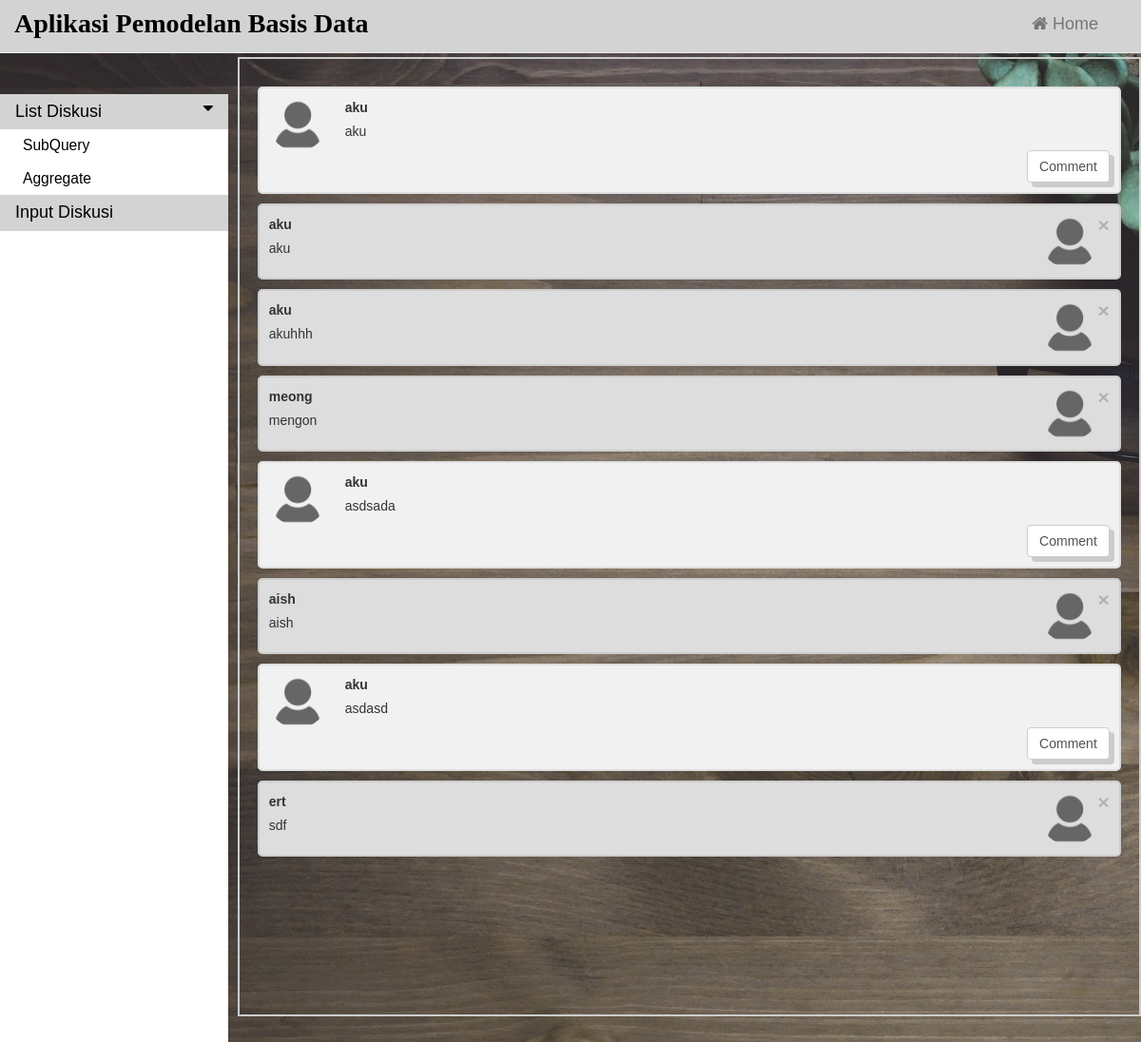
The app's page /pagediskusi.php?kategori=subquery with its own data.
### tables this page shows
CREATE TABLE `subquery` (
  `id` int(11) NOT NULL,
  `nama` varchar(30) DEFAULT NULL,
  `pertanyaan` varchar(200) DEFAULT NULL
);

CREATE TABLE `comentsubquery` (
  `id_coment` int(11) NOT NULL,
  `id` int(11) DEFAULT NULL,
  `coment` text,
  `nama` varchar(20) DEFAULT NULL
);

### pagediskusi.php (the view, shortened to what this page needs)
<?php
    include('conn.php');
    if( (isset($_POST['kategori'])) && (isset($_POST['nama'])) && (isset($_POST['pertanyaan'])) ){
        $cond=0;
        $kategori=addslashes($_POST['kategori']);
        $nama=addslashes($_POST['nama']);
        $pertanyaan=addslashes($_POST['pertanyaan']);
        $check=mysqli_query($conn,"select id from $kategori where nama = '$nama' and pertanyaan = '$pertanyaan'");
        foreach ($check as $key) {
            $cond=$key['id'];
        }
        if($cond) {
        }else{
            mysqli_query($conn,"insert into $kategori(nama, pertanyaan) values ('$nama','$pertanyaan')");
        }
        $data=mysqli_query($conn,"select id,nama,pertanyaan from $kategori");
    }else{
        $kategori=addslashes($_GET['kategori']);
        $data=mysqli_query($conn,"select id,nama,pertanyaan from $kategori");
    }
 ?>
<!DOCTYPE html>
<html lang="en">
<head>
    <link rel="stylesheet" type="text/css" href="css/main.css">
    <link rel="stylesheet" type="text/css" href="css/bootstrap.css">
    <link rel="stylesheet" type="text/css" href="css/font-awesome.css">
    <link rel="stylesheet" type="text/css" href="css/jquery-ui1.css">
    <link rel="stylesheet" href="https://cdnjs.cloudflare.com/ajax/libs/font-awesome/4.7.0/css/font-awesome.min.css">
    <link rel="stylesheet" type="text/css" href="w3.css">
    <link rel="stylesheet" href="https://maxcdn.bootstrapcdn.com/bootstrap/3.3.7/css/bootstrap.min.css">
</head>
<body>
        <nav class="navbar navbar-default clear-mbottom navbar-transparent navbar-fixed-top atas" style="background-color: lightgrey;">
            <div class="container-fluid">
                <div class="navbar-header">
                    <a class="navbar-brand froz-font" style="font-size: 2em; color: black;font-family: Bradley Hand ITC; font-weight: bold;" href="index.php" title="Home">Aplikasi Pemodelan Basis Data</a>
                </div>
                <div class="navbar-collapse collapse" id="x">
                    <ul class="nav navbar-nav navbar-right">
                        <li><a class="froz-font borbot" href="index.php" style="font-size: 18px; margin-right: 30px;"><i class="fa fa-home"></i> Home</a></li>
                    </ul>
                </div>
            </div>
        </nav>
        <div class="sidenav" style="top: 8.8%;position: absolute;">
                <button class="dropdown-btn" style="background-color: lightgray; font-size: 1.5vw;">List Diskusi
                    <i class="fa fa-caret-down"></i>
                </button>
                <div class="dropdown-container" style="display: block;">
                    <a href="pagediskusi.php?kategori=subquery" style="font-size: 1.3vw;">SubQuery</a>
                    <a href="pagediskusi1.php?kategori=aggregate" style="font-size: 1.3vw;">Aggregate</a>
                </div>
                <a class="dropdown-btn" style="background-color: lightgray; font-size: 1.5vw;margin-top: 0.5px" href="pageinputdiskusi.php">Input Diskusi
                </a>
        </div>
            <div class="main">
                <div style="width: 99%; height: 90%; border: 2px solid #ccc;margin-left: 1%; overflow: auto; padding: 2%;">
                <?php
                    $ids=array();
                    $idkoment=array();
                    foreach ($data as $key):
                      $id=$key['id'];
                      array_push($ids, $id);
                 ?>
                    <div id="<?php echo $id; ?>" class="container">
                      <img class="w3-circle" src="css/avatar.jpg">
                      <label>
                          <?php
                            echo $key['nama'];
                           ?>
                      </label>
                      <p style="max-width: 100%;"><?php
                           echo $key['pertanyaan'];
                       ?></p>
                      <button class="btn btn-default right" style="box-shadow: 5px 5px #ccc;" data-toggle="modal" data-target="#modal<?php echo $id;?>">Comment</button>
                    </div>
                    <?php
                        $koment=mysqli_query($conn,"select id_coment, nama, coment from coment$kategori where id='$id'");
                        foreach ($koment as $isi):
                            array_push($idkoment, $isi);
                     ?>
                    <div class="container gelap">
                        <button type="button" class="close m_right" data-toggle="modal" data-target="#delete<?php echo $isi['id_coment'];?>">&times;</button>
                      <img src="css/avatar.jpg" class="m_right">
                      <label>
                            <?php
                                echo $isi['nama'];
                            ?>
                      </label>
                        <div>
                            <p><?php
                                echo $isi['coment'];
                            ?></p>
                        </div>
                    </div>
                    <?php
                        endforeach;
                     ?>
                <?php
                    endforeach;
                 ?>
                </div>
            </div>
</body>
</html>

### css/main.css (style rules this page uses)
body { background-image: url(css/bg.jpg); }
.sidenav { height: 100%; width: 250px; position: fixed; z-index: 1; top: 0; left: 0; background-color: #111; overflow-x: hidden; }
.borbot { margin-left: 10px; border-bottom: 5px solid transparent; transition-duration: .4s; }

### css/w3.css (style rules this page uses)
html { box-sizing:border-box }
*,*:before,*:after { box-sizing:inherit }
html { -ms-text-size-adjust:100%;-webkit-text-size-adjust:100% }
body { margin:0 }
article,aside,details,figcaption,figure,footer,header,main,menu,nav,section,summary { display:block }
a { background-color:transparent;-webkit-text-decoration-skip:objects }
img { border-style:none }
button,input,select,textarea { font:inherit;margin:0 }
button,input { overflow:visible }
button,select { text-transform:none }
button,html [type=button],[type=reset],[type=submit] { -webkit-appearance:button }
html,body { font-family:Verdana,sans-serif;font-size:15px;line-height:1.5 }
html { overflow-x:hidden }
img { vertical-align:middle }
a { color:inherit }
.w3-circle { border-radius:50% }

### pagediskusi.php (style rules this page uses)
* { box-sizing: border-box }
body { font-family: Verdana, sans-serif; margin:0; width: 100%; height: 100%; position: fixed; }
img { vertical-align: middle; }
.sidenav { height: 100%; width: 20%; position: fixed; z-index: 1; top: 0; left: 0; background-color: #fff; overflow-x: hidden; }
.container { border: 2px solid #dedede; background-color: #f1f1f1; border-radius: 5px; padding: 10px; margin: 10px 0; max-width: 100%; }
.gelap { border-color: #ccc; background-color: #ddd; }
.container::after { content: ""; clear: both; display: table; }
.container img { float: left; max-width: 60px; width: 100%; height: 50%; max-height: 60px; margin-right: 20px; border-radius: 50%; }
.container img.m_right { float: right; margin-left: 20px; margin-right:0; }
.right { float: right; color: #575252; }
.main { height: 100%; max-width: 80%; float: right; margin-top: 5%; margin-left: 20%; position: absolute; }
.dropdown-container { display: none; background-color: #fff; padding-left: 8px; }
.fa-caret-down { float: right; padding-right: 8px; }
.sidenav a, .dropdown-btn { padding: 6px 8px 6px 16px; text-decoration: none; font-size: 20px; color: black; display: block; border: none; background: none; width: 100%; text-align: left; cursor: pointer; outline: none; }

### records on screen
subquery: nama "aku", pertanyaan "aku"
comentsubquery: nama "aku", coment "aku"
comentsubquery: nama "aku", coment "akuhhh"
comentsubquery: nama "meong", coment "mengon"
subquery: nama "aku", pertanyaan "asdsada"
comentsubquery: nama "aish", coment "aish"
subquery: nama "aku", pertanyaan "asdasd"
comentsubquery: nama "ert", coment "sdf"
